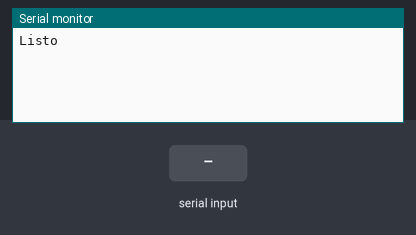
Recording of a sketch running on a simulated Arduino Uno, built with avr-gcc and run on an emulated ATmega328P. On the bench: the last lines printed to the serial monitor. The inputs (shaded band) are chosen by the test bench.

Above: at 1.2 s.
1.3 s: "1" received over the second serial link
At 3.5 s:
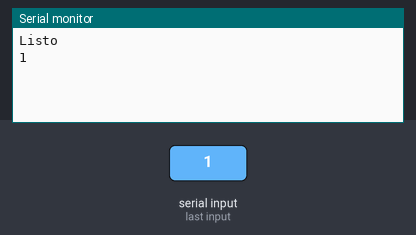
3.8 s: "0" received over the second serial link
At 5.2 s:
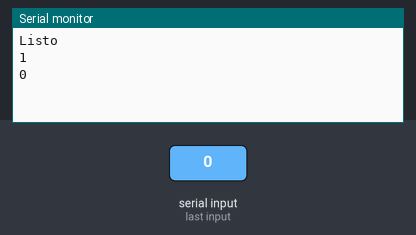
5.3 s: "2" received over the second serial link
At 6.7 s:
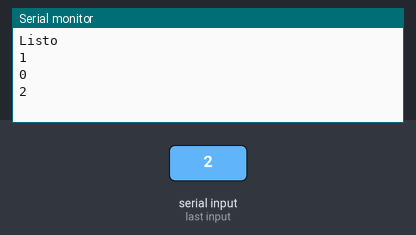

Measured:
- after the input at 1.3 s, the serial monitor: prints a new line after 1.0 s (image 1)
- after the input at 3.8 s, the serial monitor: prints a new line after 1.0 s (image 2)
- after the input at 5.3 s, the serial monitor: prints a new line after 1.0 s (image 3)

The sketch:

bluetooth_cmd.ino
```cpp
#include <SoftwareSerial.h>  // libreria que permite establecer pines digitales.
SoftwareSerial miBT(11, 12); // pin 10 como RX, pin 11 como TX.

String DATO  = "0";//Variable para almacenar caracter recibido

void setup(){
  Serial.begin(9600);    // comunicacion de monitor serial a 9600 bps
  Serial.println("Listo");  // escribe Listo en el monitor
  miBT.begin(38400);        //Comunicacion serie entre Arduino y el modulo a 38400 bps}
}

void loop(){

  if (miBT.available()){
    DATO = miBT.readString();
    Serial.println(DATO);
  }

}
```
